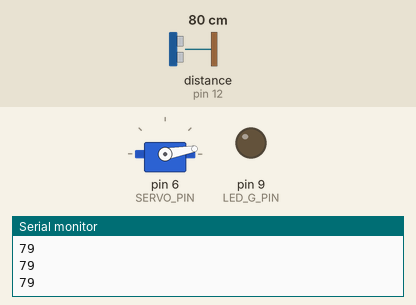
The sketch below on a simulated Arduino Uno, built with avr-gcc and run on an emulated ATmega328P. On the bench: servo, output pins drawn as LEDs (lit = HIGH), the last lines printed to the serial monitor. Wiring (inferred from the names in the program): ultrasonic range finder: trigger pin 13; echo pin 12. The inputs (shaded band) are chosen by the test bench; at power-on: distance to the obstacle (sensor on pin 12) 80 cm. The echo pulse lasts 58.3 µs per cm; pins used as bus, display or sensor lines are not drawn.

Above: at 1.2 s.
1.3 s: distance to the obstacle (sensor on pin 12) set to 9 cm
2.8 s: distance to the obstacle (sensor on pin 12) set to 6 cm
At 3.09 s:
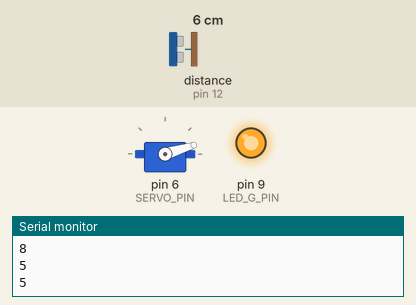
At 4.3 s:
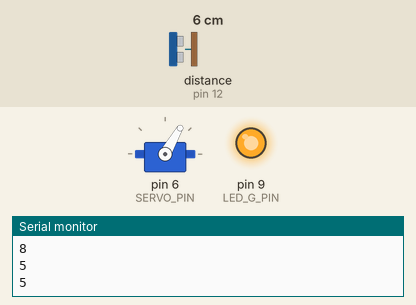
5.4 s: distance to the obstacle (sensor on pin 12) set to 18 cm
At 7.59 s:
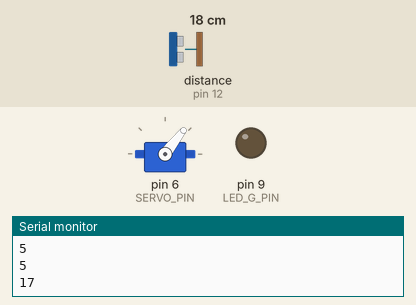
Timing chart, 0 to 12.0 s (numbered marks = the images above; inputs shaded):
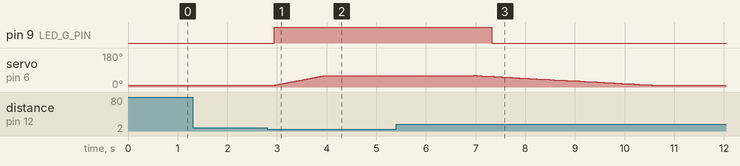

Measured:
- the behaviour switches between 8 and 7 cm on distance to the obstacle (sensor on pin 12) (found by bisection; images 0 and 1)
- after the input at 2.8 s, pin 9 (LED_G_PIN): LOW → HIGH after 0.15 s; servo on pin 6 (SERVO_PIN): moves from 10° to 60° over 0.98 s, starting after 0.17 s
- after the input at 5.4 s, pin 9 (LED_G_PIN): HIGH → LOW after 1.9 s

The sketch:

arduino-bin.ino
```cpp
#include <Servo.h>

int SERVO_PIN = 6;
int LED_G_PIN = 9;
int ECHO_PIN = 12;
int TRIGGER_PIN = 13;

int DISTANCE_MAX = 6; // max 174
int POS_BOTTOM = 10; // servo bottom pos
int POS_TOP = 60; // servo top pos
int DELAY_UP = 20;
int DELAY_DOWN = 50;
int SEGMENT_CLOSE = 5; // close in several times of SEGMENT_CLOSE

Servo myservo;
int servo_pos = 10;
long duration, distance;
int to_close = 0;
int init_servo_pos = 0;
int nb_times_ok = 0; // need several times ok to open

//
void setup()
{
  Serial.begin(9600);

  pinMode(LED_G_PIN, OUTPUT);
  pinMode(TRIGGER_PIN, OUTPUT);
  pinMode(ECHO_PIN, INPUT);
  myservo.attach(SERVO_PIN);

  myservo.write(POS_BOTTOM);
  digitalWrite(LED_G_PIN, LOW);
}

//
void loop()
{
  // DETECTION
  digitalWrite(TRIGGER_PIN, LOW);
  delayMicroseconds(2);
  digitalWrite(TRIGGER_PIN, HIGH);
  delayMicroseconds(10);
  digitalWrite(TRIGGER_PIN, LOW);
  duration = pulseIn(ECHO_PIN, HIGH);
  distance = duration / 58.2;
  Serial.println(distance);

  if (distance > DISTANCE_MAX) {
    digitalWrite(LED_G_PIN, LOW);
    nb_times_ok = 0;
  }
  else {
    nb_times_ok += 1;
  }

  if (nb_times_ok > 1) {
    digitalWrite(LED_G_PIN, HIGH);
    for (; servo_pos <= POS_TOP; servo_pos += 1) {
      myservo.write(servo_pos);
      delay(DELAY_UP);
    }
    to_close = 1;
    delay(3000);
    nb_times_ok = 0;
  }

  if (to_close == 1) { // closing a little by loop
    init_servo_pos = servo_pos;
    for (; servo_pos >= POS_BOTTOM && servo_pos > init_servo_pos - SEGMENT_CLOSE ; servo_pos -= 1) {
      myservo.write(servo_pos);
      delay(DELAY_DOWN);
    }
    if (servo_pos <= POS_BOTTOM) {
      to_close = 0;
    }
  }

  if (to_close == 1 || nb_times_ok > 0) {
    delay(100);
  }
  else {
    delay(200);
  }
}
```
